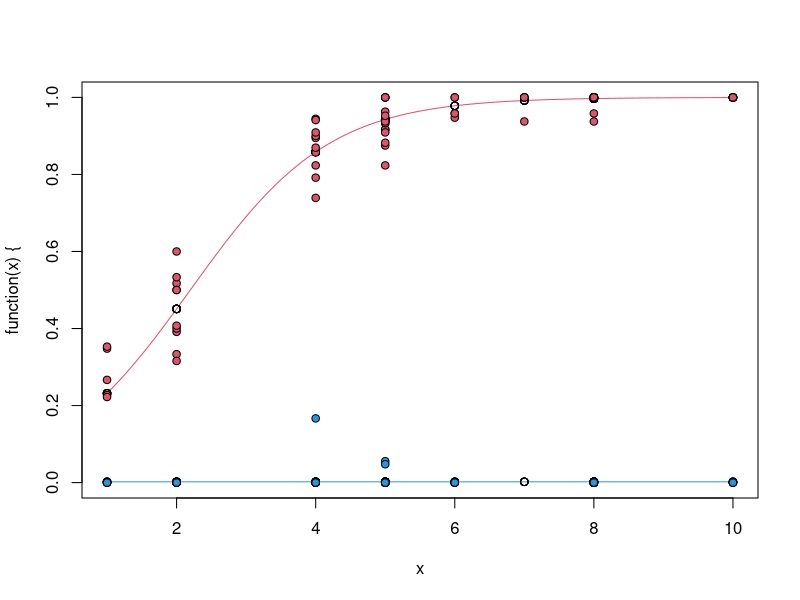
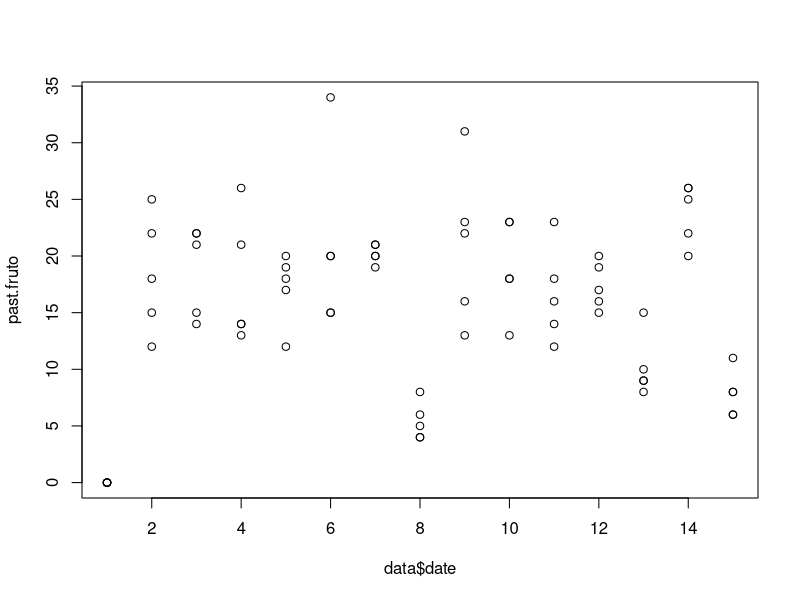
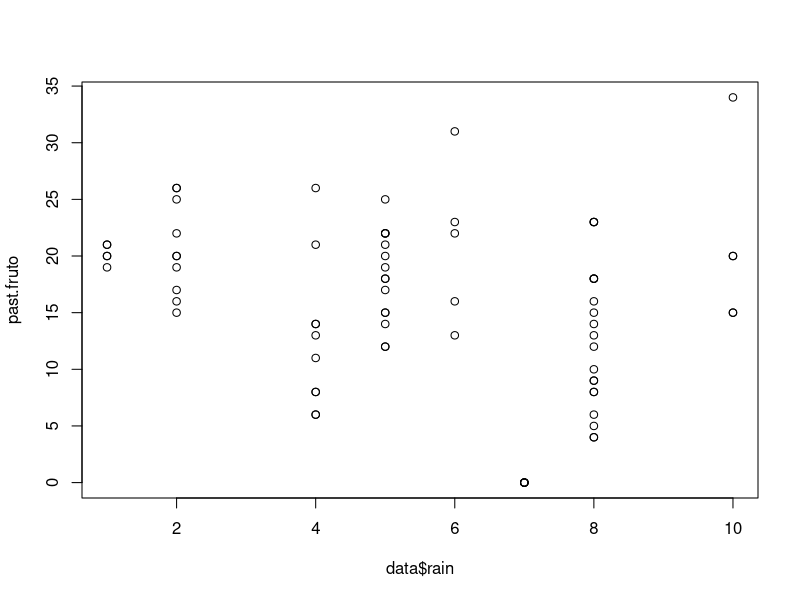
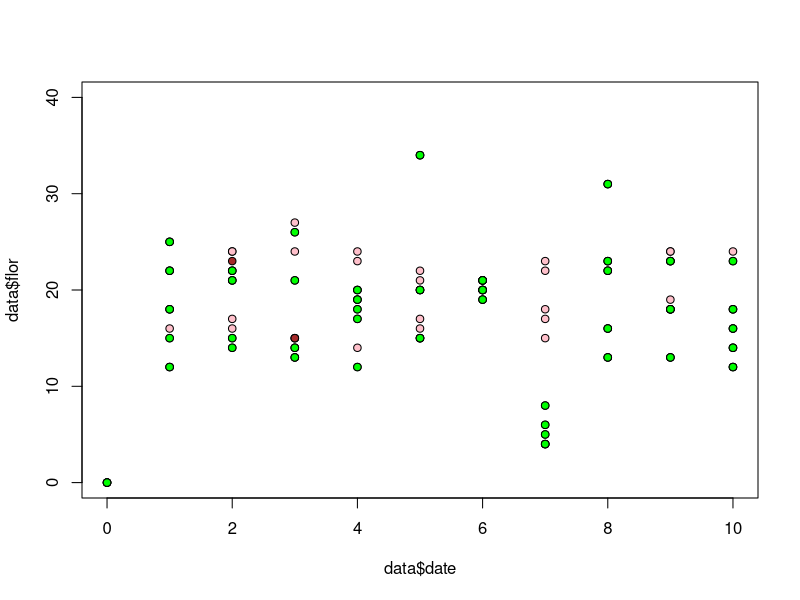

Write R code to recreate these figures, in order. (Note: this script raises an error after producing the figures.)

n.month=15
n.plot=5

rain <- sample(1:10,n.month,replace=T)
sand <- 1:n.plot

date<-rep(1:n.month,each=length(sand))

a <- log(0.002/(1-0.002))
b <- 0
c <- log(.1/(1-.1))
d <- 1

data<-data.frame(id=1:(length(rain)*length(sand)),plot=1:length(sand),date=date,rain=rain[date],sand=sand)
data$flor<-data$rain*0+20

data$flor<-rpois(n.month*n.plot,20)


#flor <- rpois(300,5)
#flor <- rep(50,)

fruto2fruto<-{0}

logis<-function(parms,x)exp(x%*%parms)/(1+exp(x%*%parms))

pfruto.fruto<-logis(c(a,b),cbind(1,data$rain))
pflor.fruto<-logis(c(c,d),cbind(1,data$rain))

plot(function(x){exp(a+b*x)/(1+exp(a+b*x))},ylim=c(0,1),xlim=c(1,10),col=4)
plot(function(x){exp(c+d*x)/(1+exp(c+d*x))},ylim=c(0,1),xlim=c(1,10),add=T,col=2)

points(pfruto.fruto~data$rain,ylim=c(0,1))
points(pflor.fruto~data$rain,ylim=c(0,1))

flor2fruto <- rbinom(data$flor,data$flor,pflor.fruto) 

points(flor2fruto/data$flor~data$rain,pch=21,bg=2)

past.fruto<-c(rep(0,sum(data$date==1)),flor2fruto[data$date!=max(data$date)])

fruto2fruto<-rbinom(past.fruto,past.fruto,pfruto.fruto[data$date!=max(data$date)])

points(fruto2fruto/past.fruto~data$rain,pch=21,bg=4)

plot(past.fruto~data$date)
plot(past.fruto~data$rain)

fruto <- flor2fruto + fruto2fruto

plot(data$flor~data$date,pch=21,bg="pink",xlim=c(0,10),ylim=c(0,40))
points(fruto~data$date,pch=21,bg="brown")
points((data$date-1),past.fruto,pch=21,bg="green")


###############

teste1<-data.frame(fruto,data$flor,past.fruto,data$rain,past.frutoT=c(fruto[data$date==1],fruto[data$date!=max(data$date)]))[data$date>4,]

###############

pFR.test<-seq(0,1,length=20)
pFL.test<-seq(0,1,length=20)

like.surf<-matrix(NA,length(pFR.test),length(pFL.test))

for (i in 1:length(pFR.test)){
for (j in 1:length(pFL.test)){

like.surf[i,j]<-NLL.flavio1(teste1$fruto,teste1$data.flor,teste1$past.fruto,pFR.test[i],pFL.test[j])

}}

image(like.surf,col=topo.colors(100),xlab="pFlower",ylab="pFruit")
contour(like.surf,add=T,nlevels=10)

image(exp(-like.surf),col=topo.colors(100),xlab="pFlower",ylab="pFruit")
contour(exp(-like.surf),add=T)

resu<-optim(par=list(pFR=0.5,pFL=0.5),function(x)NLL.flavio1(N=teste1$fruto,FL=teste1$data.flor,FR=teste1$past.fruto,x[1],x[2]))
points(resu$par[2],resu$par[1],pch=3,cex=1)


###########

resu2<-optim(par=list(a=0,b=0,c=0,d=0),
function(x)
NLL.flavio.logis(
N=teste1$fruto,
FR=teste1$past.frutoT,
FL=teste1$data.flor,
covar=teste1$data.rain,
parms=x))

rbind(resu2$par,c(a,b,c,d))

plot(logis(resu2$par[1:2],cbind(1,seq(0,10,length=100))),type="l",ylim=c(0,1))
points(logis(c(a,b),cbind(1,seq(0,10,length=100))),type="l",lty=2)

points(logis(resu2$par[3:4],cbind(1,seq(0,10,length=100))),type="l",ylim=c(0,1),col=2)
points(logis(c(c,d),cbind(1,seq(0,10,length=100))),type="l",col=2,lty=2)


NLL.flavio.logis(
N=teste1$fruto,
FL=teste1$data.flor,
FR=teste1$past.fruto,
covar=teste1$data.rain,
parms=c(a,b,c,d)
)

NLL.flavio.logis(
N=teste1$fruto,
FR=teste1$past.fruto,
FL=teste1$data.flor,
covar=teste1$data.rain,
parms=resu2$par
)

a.test<-seq(-5,5,length=100)
b.test<-seq(-5,5,length=100)

like.logis.surf1<-matrix(NA,length(a.test),length(b.test))

for (i in 1:length(a.test)){
for (j in 1:length(a.test)){

like.logis.surf1[i,j]<-NLL.flavio.logis(
N=teste1$fruto,
FL=teste1$data.flor,
FR=teste1$past.fruto,
covar=teste1$data.rain,
parms=c(a.test[i],b.test[j],c,d)
)

}}


image(like.logis.surf1,col=topo.colors(100),xlab="b",ylab="a")
contour(like.logis.surf1,add=T,nlevels=50)

image(exp(-like.logis.surf1),col=topo.colors(100),xlab="b",ylab="a")
contour(exp(-like.logis.surf1),add=T,nlevels=10)

z<-like.logis.surf1

persp3d(b.test,a.test,(like.logis.surf1),col=heat.colors(100)[cut(z,100)],xlab="b",ylab="a")

persp3d(b.test,a.test,exp(-z)*10^25,col=heat.colors(100)[cut(exp(-z),100)],xlab="b",ylab="a")



points(resu$par[2],resu$par[1],pch=3,cex=1)




##########

?contour


fruto
data$flor
past.fruto

flor2fruto


mean(rnorm(10,5,5))




plot(data$flor~data$rain)
plot(fruto~data$rain)


plot(fruto[-c(1:5)]~fruto[-c(46:50)])
plot(fruto[-c(46:50)]~data$rain[-c(1:5)])

summary(lm(fruto[-c(1:5)]~fruto[-c(46:50)]))
abline(lm(fruto[-c(1:5)]~fruto[-c(46:50)]))


######################################


LLbbinom

dnorm2<- function(x,w1=.5,w2=1-w1,m1=0,m2=3,sd1=1,sd2=1){
w1*dnorm(x,m1,sd1)+w2*dnorm(x,m2,sd2)
} 

dbinom2<- function(x,w1=.5,w2=1-w1,N1=10,N2=10,p1=.7,p2=.3,...){
w1*dbinom(x,N1,p1,...)+w2*dbinom(x,N2,p2,...)
} 

nLLbinom2<-function(x,w1=.5,w2=1-w1,N1=10,N2=N1,p1=.7,p2=.3)
-sum(dbinom2(x,w1=.5,w2=1-w1,N1=10,N2=10,p1=.7,p2=.3,log=T))

nLLflavio<-function(y,x,parms=c(a=0,b=0,c=0,d=0,w1=0),N1=10,N2=N1){
p1=exp(cbind(1,x)%*%parms[1:((length(parms)-1)/2)])/(1+exp(cbind(1,x)%*%parms[1:((length(parms)-1)/2)]))
p2=exp(cbind(1,x)%*%parms[(1+(length(parms)-1)/2):(length(parms)-1)])/(1+exp(cbind(1,x)%*%parms[(1+(length(parms)-1)/2):(length(parms)-1)]))
#w1=parms[length(parms)]
w1=.5

-sum(dbinom2(y,w1=w1,w2=1-w1,N1=N1,N2=N2,p1=p1,p2=p2,log=T))

}


y<-fruto[data$date!=min(date)]
x<-data$rain[data$date!=max(date)]
N1<-data$flor[data$date!=max(date)]
N2<-fruto[data$date!=max(date)]

nLLflavio(y,x,N1=N1*2,N2=N2*2)

optim(par=c(5,-0.5,-1,0.5,1),nLLflavio,y=y,x=x,N1=N1*2,N2=N2*2)

optim

prod(dbinom(15,10,.5))




### Debugging

nLLflavio(2:5,5,parms=c(0,0,0,0,1),N1=2:5)

-sum(log(dbinom(2:5,2:5,.5)))


fruto[]


nLLbinom2(5)
-log(dbinom2(5))
-log(dbinom(5,10,.5))


nLLbinom2(3)

nLLbinom2(rep(10,20))
nLLbinom2(rep(4,20))






plot(dbinom2(0:10),type="l")


.5*dbinom(1,1,.5)+.5*dbinom(1,1,.5)




















